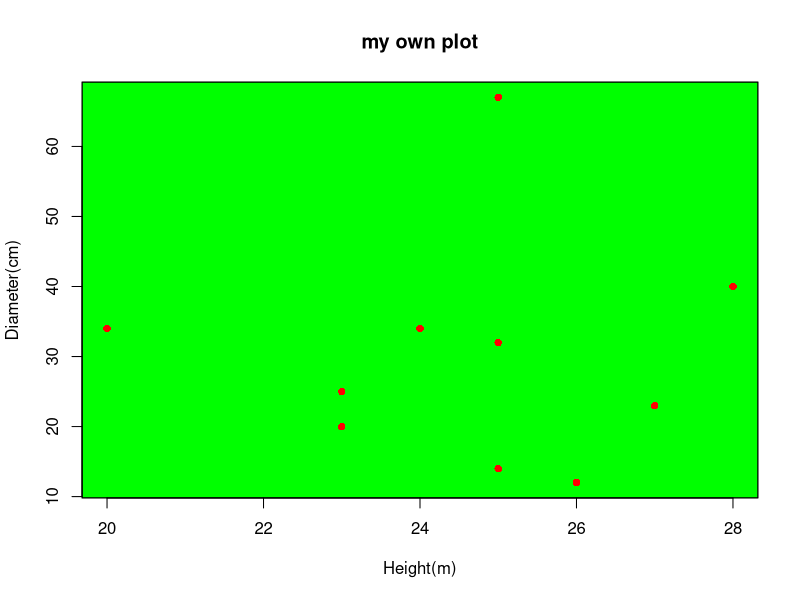
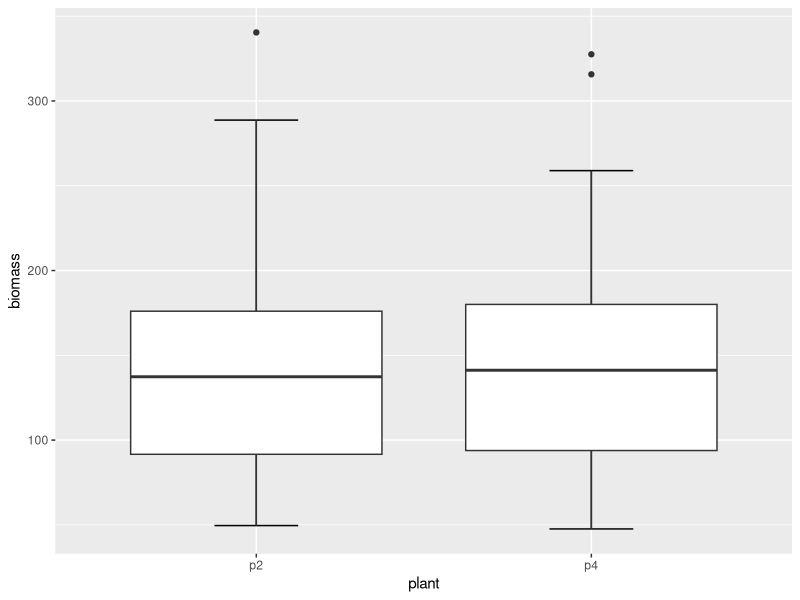
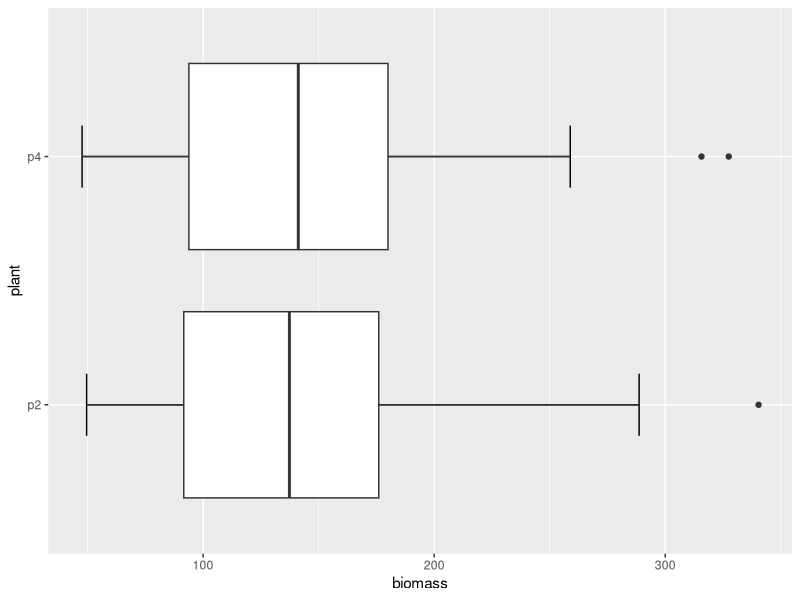
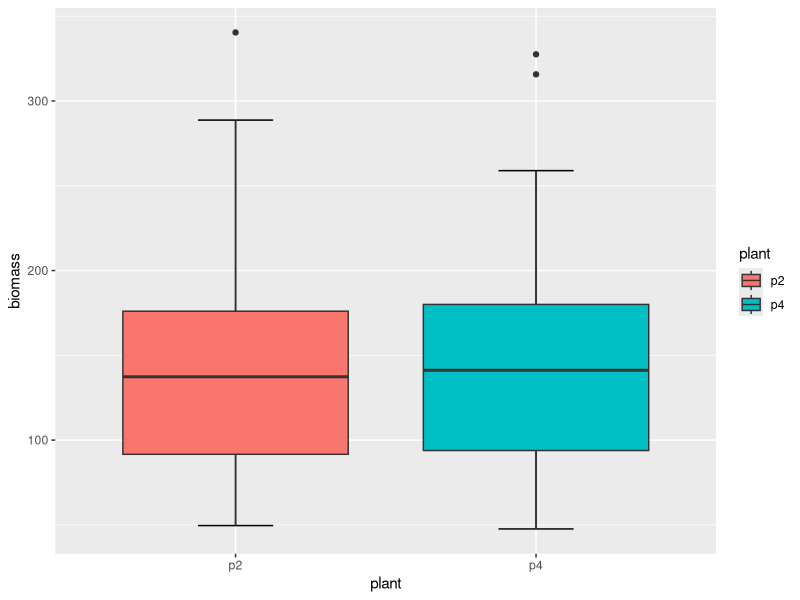
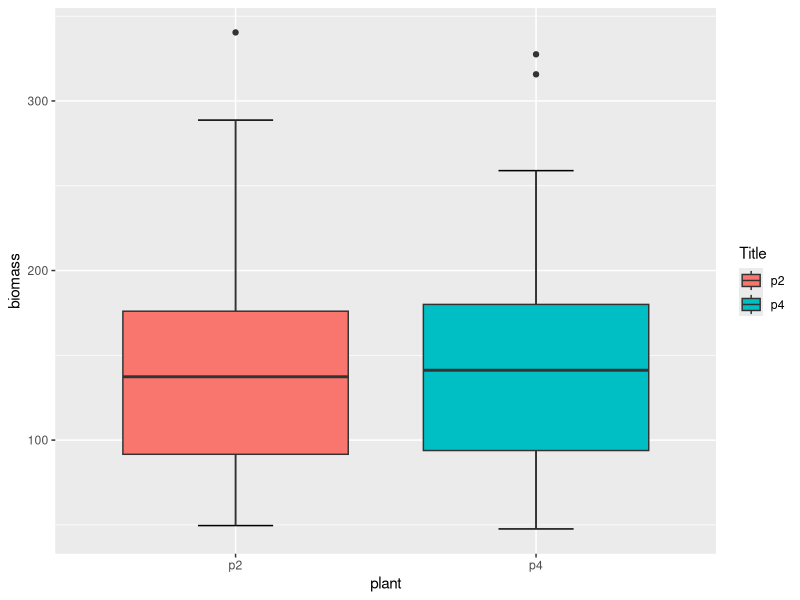
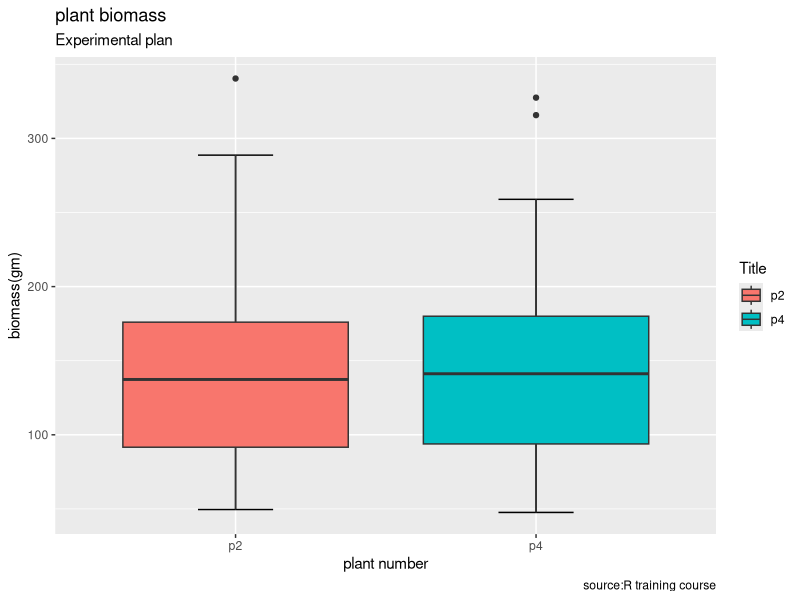
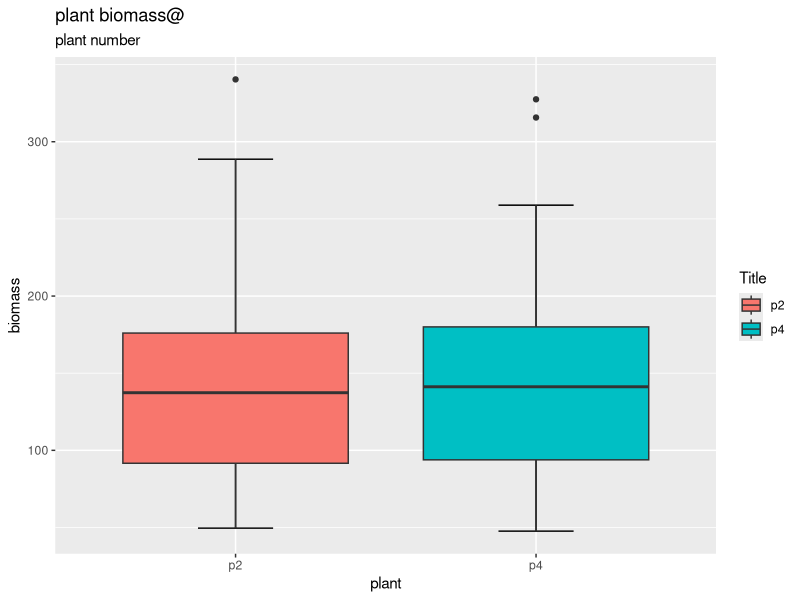
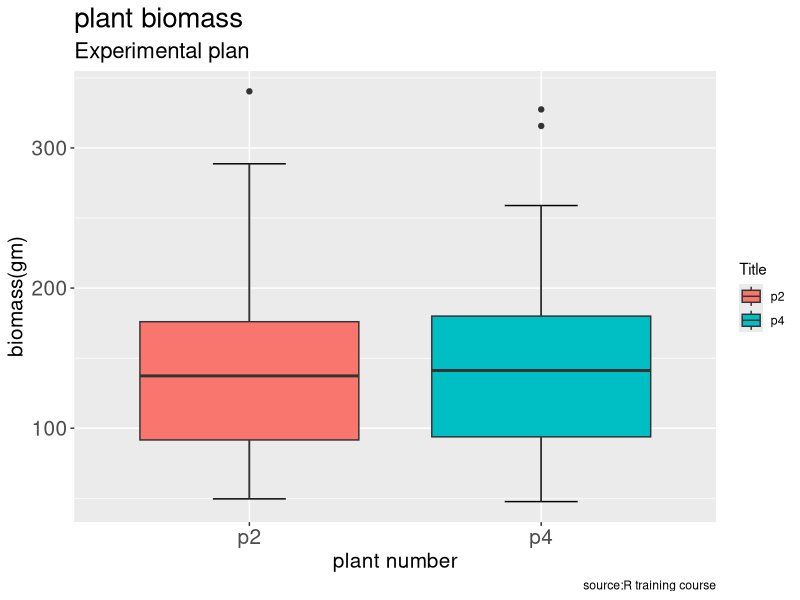

Reproduce these figures in R, in order.
 getwd()
 setwd("D:/R_programming/Practice file/Week 3 Session 2 Practical")
 library(openxlsx)
 library(readxl)
 study_1 <- read.xlsx("Tree_height.xlsx")
 study_1
 study_2 <- read_excel("Tree_height.xlsx",sheet="study_2")
 study_2
 library(plotrix)
 par(mfrow=c(1,1))
 plot(study_2$Height_m, study_2$Diameter_cm,pch=16,col="red",cex=1,plot_bg(col="green"),xlab="Height(m)",ylab="Diameter(cm)",main="my own plot")
 ?pch
 ###Boxplot with errorbar in ggplot
 library(ggplot2)
 ggplot(study_1,aes(x=plant,y=biomass))+
   stat_boxplot(geom="errorbar",
                width=0.25)+
                  geom_boxplot()
 ### Horizontal boxplot with errorbar in ggplot
 library(ggplot2)
 ggplot(study_1,aes(x=biomass,y=plant))+
   stat_boxplot(geom="errorbar",
                width=0.25)+
   geom_boxplot()
 ##### Color customization in ggplot
 #### with the argument fill
 library(ggplot2)
 ggplot(study_1,aes(x=plant,y=biomass,fill=plant))+
   stat_boxplot(geom="errorbar",
                width=0.25)+
   geom_boxplot()
 ### Change the legend title\
 ## You can change the default title in the legend
 ### with guide function as follows
 library(ggplot2)
 ggplot(study_1,aes(x=plant,y=biomass,fill=plant))+
   stat_boxplot(geom="errorbar",
                width=0.25)+
   geom_boxplot()+
   guides(fill=guide_legend(title="Title"))
 ### Add title, subtitle, axis level, caption 
 ### labs function
 library(ggplot2)
 ggplot(study_1,aes(x=plant,y=biomass,fill=plant))+
   stat_boxplot(geom="errorbar",
                width=0.25)+
   geom_boxplot()+
   guides(fill=guide_legend(title="Title"))+
 labs(title='plant biomass',
      subtitle="Experimental plan",
      y="biomass(gm)",
      x="plant number",
      caption = "source:R training course")
 ### or with ggtitle
 ggplot(study_1,aes(x=plant,y=biomass,fill=plant))+
   stat_boxplot(geom="errorbar",
                width=0.25)+
   geom_boxplot()+
   guides(fill=guide_legend(title="Title"))+
   ggtitle("plant biomass@",
           subtitle="plant number") 
 #### change title, x and y labels and text size
 #### with theme function
 ###plot.title: controls plot title
### axis.title.x:control x axis title
 ### axis.title.y:control y axis title
 ###axis.text.x:control x axis text
 ###axis.text.y:control y axis text
 ggplot(study_1,aes(x=plant,y=biomass,fill=plant))+
   stat_boxplot(geom="errorbar",
                width=0.25)+
   geom_boxplot()+
   guides(fill=guide_legend(title="Title"))+
   labs(title='plant biomass',
        subtitle="Experimental plan",
        y="biomass(gm)",
        x="plant number",
        caption = "source:R training course")+
   theme(plot.title=element_text(size=20),
         plot.subtitle=element_text(size=16),
         axis.title.x = element_text(size=15),
         axis.title.y = element_text(size=15),
         axis.text.x = element_text(size=15),
         axis.text.y = element_text(size=15))
 
 ###CHANE COLOR OF ALL FUNCTION
 ## WITH THEME FUNCTION
 ggplot(study_1,aes(x=plant,y=biomass,fill=plant))+
   stat_boxplot(geom="errorbar",
                width=0.25)+
   geom_boxplot()+
   guides(fill=guide_legend(title="Title"))+
   labs(title='plant biomass',
        subtitle="Experimental plan",
        y="biomass(gm)",
        x="plant number",
        caption = "source:R training course")+
   theme(plot.title=element_text(size=20,colour = "red"),
         plot.subtitle=element_text(size=16,colour = "blue"),
         axis.title.x = element_text(size=15),
         axis.title.y = element_text(size=15),
         axis.text.x = element_text(size=15),
         axis.text.y = element_text(size=15))
 
  ###change all text color in a plot
 ### with theme function
 ggplot(study_1,aes(x=plant,y=biomass,fill=plant))+
   stat_boxplot(geom="errorbar",
                width=0.25)+
   geom_boxplot()+
   guides(fill=guide_legend(title="Title"))+
   labs(title='plant biomass',
        subtitle="Experimental plan",
        y="biomass(gm)",
        x="plant number",
        caption = "source:R training course")+
   theme(plot.title=element_text(size=20),
         plot.subtitle=element_text(size=16),
         axis.title.x = element_text(size=15),
         axis.title.y = element_text(size=15),
         axis.text.x = element_text(size=15),
         axis.text.y = element_text(size=15),
         text=element_text(colour = "blue"))
###change title face
 ggplot(study_1,aes(x=plant,y=biomass,fill=plant))+
   stat_boxplot(geom="errorbar",
                width=0.25)+
   geom_boxplot()+
   guides(fill=guide_legend(title="Title"))+
   labs(title='plant biomass',
        subtitle="Experimental plan",
        y="biomass(gm)",
        x="plant number",
        caption = "source:R training course")+
   theme(plot.title=element_text(size=20),
         plot.subtitle=element_text(size=16,face="bold",colour = "black"),
         axis.title.x = element_text(size=15,face="bold"),
         axis.title.y = element_text(size=15,face="bold"),
         axis.text.x = element_text(size=15,face="bold"),
         axis.text.y = element_text(size=15,face="bold"),
         text=element_text(colour = "blue"))
 ###adjust x and y limit
 ggplot(study_1,aes(x=plant,y=biomass,fill=plant))+
   stat_boxplot(geom="errorbar",
                width=0.25)+
   geom_boxplot()+
   guides(fill=guide_legend(title="Title"))+
   labs(title='plant biomass',
        subtitle="Experimental plan",
        y="biomass(gm)",
        x="plant number",
        caption = "source:R training course")+
   theme(plot.title=element_text(size=20),
         plot.subtitle=element_text(size=16,face="bold",colour = "black"),
         axis.title.x = element_text(size=15,face="bold"),
         axis.title.y = element_text(size=15,face="bold"),
         axis.text.x = element_text(size=15,face="bold"),
         axis.text.y = element_text(size=15,face="bold"),
         text=element_text(colour = "blue"))+
   coord_cartesian(ylim=c(0,500))
 
###change background and margin  
 ###plot.margin=unit(c(top,right,bottom,left),"cm")
 ###plot.background = element_rect(fill = "col")
 
 ggplot(study_1,aes(x=plant,y=biomass,fill=plant))+
   stat_boxplot(geom="errorbar",
                width=0.25)+
   geom_boxplot()+
   guides(fill=guide_legend(title="Title"))+
   labs(title='plant biomass',
        subtitle="Experimental plan",
        y="biomass(gm)",
        x="plant number",
        caption = "source:R training course")+
   theme(plot.title=element_text(size=20),
         plot.subtitle=element_text(size=16,face="bold",colour = "black"),
         axis.title.x = element_text(size=15,face="bold"),
         axis.title.y = element_text(size=15,face="bold"),
         axis.text.x = element_text(size=15,face="bold"),
         axis.text.y = element_text(size=15,face="bold"),
         text=element_text(colour = "blue"),
         plot.background = element_rect(fill = "yellowgreen"),
         plot.margin = unit(c(1,1,1,1),"cm"))+   
   coord_cartesian(ylim=c(0,500))
 #### hide legend position
 ggplot(study_1,aes(x=plant,y=biomass,fill=plant))+
   stat_boxplot(geom="errorbar",
                width=0.25)+
   geom_boxplot()+
   guides(fill=guide_legend(title="Title"))+
   labs(title='plant biomass',
        subtitle="Experimental plan",
        y="biomass(gm)",
        x="plant number",
        caption = "source:R training course")+
   theme(plot.title=element_text(size=20),
         plot.subtitle=element_text(size=16,face="bold",colour = "black"),
         axis.title.x = element_text(size=15,face="bold"),
         axis.title.y = element_text(size=15,face="bold"),
         axis.text.x = element_text(size=15,face="bold"),
         axis.text.y = element_text(size=15,face="bold"),
         text=element_text(colour = "blue"),
         plot.background = element_rect(fill = "yellowgreen"),
         plot.margin = unit(c(1,1,1,1),"cm"),
         legend.position = "none")+   
   coord_cartesian(ylim=c(0,400))
 ###change legend position
 ggplot(study_1,aes(x=plant,y=biomass,fill=plant))+
   stat_boxplot(geom="errorbar",
                width=0.25)+
   geom_boxplot()+
   guides(fill=guide_legend(title="legend"))+
   labs(title='plant biomass',
        subtitle="Experimental plan",
        y="biomass(gm)",
        x="plant number",
        caption = "source:R training course")+
   theme(plot.title=element_text(size=20),
         plot.subtitle=element_text(size=16,face="bold",colour = "black"),
         axis.title.x = element_text(size=15,face="bold"),
         axis.title.y = element_text(size=15,face="bold"),
         axis.text.x = element_text(size=15,face="bold"),
         axis.text.y = element_text(size=15,face="bold"),
         text=element_text(colour = "blue"),
         plot.background = element_rect(fill = "yellowgreen"),
         plot.margin = unit(c(1,1,1,1),"cm"),
         legend.position = "right")+   
   coord_cartesian(ylim=c(0,400))
 ### change legend text
 ggplot(study_1,aes(x=plant,y=biomass,fill=plant))+
   stat_boxplot(geom="errorbar",
                width=0.25)+
   geom_boxplot()+
   guides(fill=guide_legend(title="legend"))+
   labs(title='plant biomass',
        subtitle="Experimental plan",
        y="biomass(gm)",
        x="plant number",
        caption = "source:R training course")+
   theme(plot.title=element_text(size=20),
         plot.subtitle=element_text(size=16,face="bold",colour = "black"),
         axis.title.x = element_text(size=15,face="bold"),
         axis.title.y = element_text(size=15,face="bold"),
         axis.text.x = element_text(size=15,face="bold"),
         axis.text.y = element_text(size=15,face="bold"),
         text=element_text(colour = "blue"),
         plot.background = element_rect(fill = "yellowgreen"),
         plot.margin = unit(c(1,1,1,1),"cm"),
         legend.position = "right",
         legend.text =element_text(size=8))+   
   coord_cartesian(ylim=c(0,400))
 #### Violin boxplot 
 ### geom_violin.plot()+
 ggplot(study_1,aes(x=plant,y=biomass,fill=plant))+
   stat_boxplot(geom="errorbar",
                width=0.25)+
   geom_boxplot()+
   guides(fill=guide_legend(title="legend"))+
   labs(title='plant biomass',
        subtitle="Experimental plan",
        y="biomass(gm)",
        x="plant number",
        caption = "source:R training course")+
   theme(plot.title=element_text(size=20),
         plot.subtitle=element_text(size=16,face="bold",colour = "black"),
         axis.title.x = element_text(size=15,face="bold"),
         axis.title.y = element_text(size=15,face="bold"),
         axis.text.x = element_text(size=15,face="bold"),
         axis.text.y = element_text(size=15,face="bold"),
         text=element_text(colour = "blue"),
         plot.background = element_rect(fill = "yellowgreen"),
         plot.margin = unit(c(1,1,1,1),"cm"),
         legend.position = "right",
         legend.text =element_text(size=8))+   
   coord_cartesian(ylim=c(0,400))
 ####Task week 4
 ##use the study_1 data set to create the following box plot
 library(ggplot2)
 ggplot(study_1,aes(x=plant,y=biomass,fill=plant))+
   stat_boxplot(geom="errorbar",
                width=0.25)+
   geom_boxplot()+
   guides(fill=guide_legend(title="legend"))+
   labs(title="Sajib Mia",
        subtitle = "Nursery experiment",
        y="species biomass (gm)",
        x="species number",
        caption = "Task: week 4 R training course")+
   theme(plot.title=element_text(size=18,color='green'),
         plot.subtitle = element_text(size=16,color="red"),
         axis.title.x=element_text(size=14),
         axis.title.y=element_text(size=14),
         axis.text.x=element_text(size=14),
         axis.text.y=element_text(size=14),
         text=element_text(color="black",face="bold"),
         plot.background=element_rect(fill="grey"),
         plot.margin=unit(c(1,1,1,1), "cm"),
         legend.position = "right",)+
   coord_cartesian(ylim=c(0,350))
   


   
   
 
 file.create("D:/R_programming/Practice file/Code_store_file/R")
 dir.create("D:/R_programming/Practice file/Code_store_file/R/4")